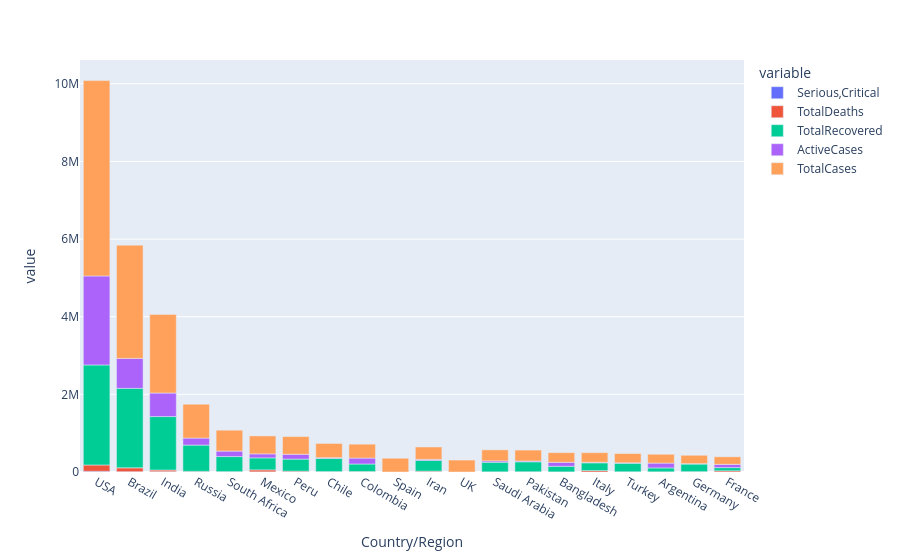

The code cell stored with this chart in its notebook:
### Code cell
px.bar(world_data.iloc[0:20],x='Country/Region',y=['Serious,Critical','TotalDeaths','TotalRecovered','ActiveCases','TotalCases'])

### Figure 1 — Plotly figure (JSON) as saved in the notebook; plotly's stock layout.template omitted (floating-point values rounded to 4 significant figures)
{"data": [{"hovertemplate": "variable=Serious,Critical<br>Country/Region=%{x}<br>value=%{y}<extra></extra>", "legendgroup": "Serious,Critical", "marker": {"color": "#636efa", "pattern": {"shape": ""}}, "name": "Serious,Critical", "orientation": "v", "showlegend": true, "textposition": "auto", "type": "bar", "x": ["USA", "Brazil", "India", "Russia", "South Africa", "Mexico", "Peru", "Chile", "Colombia", "Spain", "Iran", "UK", "Saudi Arabia", "Pakistan", "Bangladesh", "Italy", "Turkey", "Argentina", "Germany", "France"], "xaxis": "x", "y": [18300.0, 8318.0, 8944.0, 2300.0, 539.0, 3987.0, 1426.0, 1358.0, 1493.0, 617.0, 4156.0, 73.0, 1915.0, 809.0, NaN, 42.0, 580.0, 1150.0, 236.0, 384.0], "yaxis": "y"}, {"hovertemplate": "variable=TotalDeaths<br>Country/Region=%{x}<br>value=%{y}<extra></extra>", "legendgroup": "TotalDeaths", "marker": {"color": "#EF553B", "pattern": {"shape": ""}}, "name": "TotalDeaths", "orientation": "v", "showlegend": true, "textposition": "auto", "type": "bar", "x": ["USA", "Brazil", "India", "Russia", "South Africa", "Mexico", "Peru", "Chile", "Colombia", "Spain", "Iran", "UK", "Saudi Arabia", "Pakistan", "Bangladesh", "Italy", "Turkey", "Argentina", "Germany", "France"], "xaxis": "x", "y": [162800.0, 98640.0, 41640.0, 14610.0, 9604.0, 50520.0, 20420.0, 9889.0, 11940.0, 28500.0, 17980.0, 46410.0, 3055.0, 6035.0, 3306.0, 35190.0, 5798.0, 4251.0, 9252.0, 30310.0], "yaxis": "y"}, {"hovertemplate": "variable=TotalRecovered<br>Country/Region=%{x}<br>value=%{y}<extra></extra>", "legendgroup": "TotalRecovered", "marker": {"color": "#00cc96", "pattern": {"shape": ""}}, "name": "TotalRecovered", "orientation": "v", "showlegend": true, "textposition": "auto", "type": "bar", "x": ["USA", "Brazil", "India", "Russia", "South Africa", "Mexico", "Peru", "Chile", "Colombia", "Spain", "Iran", "UK", "Saudi Arabia", "Pakistan", "Bangladesh", "Italy", "Turkey", "Argentina", "Germany", "France"], "xaxis": "x", "y": [2577000.0, 2048000.0, 1377000.0, 676400.0, 387300.0, 308800.0, 310300.0, 340200.0, 192400.0, NaN, 277500.0, NaN, 247100.0, 256100.0, 143800.0, 201300.0, 220500.0, 99850.0, 196200.0, 82460.0], "yaxis": "y"}, {"hovertemplate": "variable=ActiveCases<br>Country/Region=%{x}<br>value=%{y}<extra></extra>", "legendgroup": "ActiveCases", "marker": {"color": "#ab63fa", "pattern": {"shape": ""}}, "name": "ActiveCases", "orientation": "v", "showlegend": true, "textposition": "auto", "type": "bar", "x": ["USA", "Brazil", "India", "Russia", "South Africa", "Mexico", "Peru", "Chile", "Colombia", "Spain", "Iran", "UK", "Saudi Arabia", "Pakistan", "Bangladesh", "Italy", "Turkey", "Argentina", "Germany", "France"], "xaxis": "x", "y": [2293000.0, 771300.0, 606400.0, 180900.0, 141300.0, 103300.0, 124600.0, 16610.0, 153400.0, NaN, 24680.0, NaN, 34080.0, 19770.0, 102500.0, 12690.0, 10920.0, 124100.0, 9758.0, 82860.0], "yaxis": "y"}, {"hovertemplate": "variable=TotalCases<br>Country/Region=%{x}<br>value=%{y}<extra></extra>", "legendgroup": "TotalCases", "marker": {"color": "#FFA15A", "pattern": {"shape": ""}}, "name": "TotalCases", "orientation": "v", "showlegend": true, "textposition": "auto", "type": "bar", "x": ["USA", "Brazil", "India", "Russia", "South Africa", "Mexico", "Peru", "Chile", "Colombia", "Spain", "Iran", "UK", "Saudi Arabia", "Pakistan", "Bangladesh", "Italy", "Turkey", "Argentina", "Germany", "France"], "xaxis": "x", "y": [5032000.0, 2918000.0, 2025000.0, 871900.0, 538200.0, 462700.0, 455400.0, 366700.0, 357700.0, 354500.0, 320100.0, 308100.0, 284200.0, 281900.0, 249700.0, 249200.0, 237300.0, 228200.0, 215200.0, 195600.0], "yaxis": "y"}], "layout": {"barmode": "relative", "legend": {"title": {"text": "variable"}, "tracegroupgap": 0}, "margin": {"t": 60}, "xaxis": {"anchor": "y", "domain": [0, 1], "title": {"text": "Country/Region"}}, "yaxis": {"anchor": "x", "domain": [0, 1], "title": {"text": "value"}}}}
